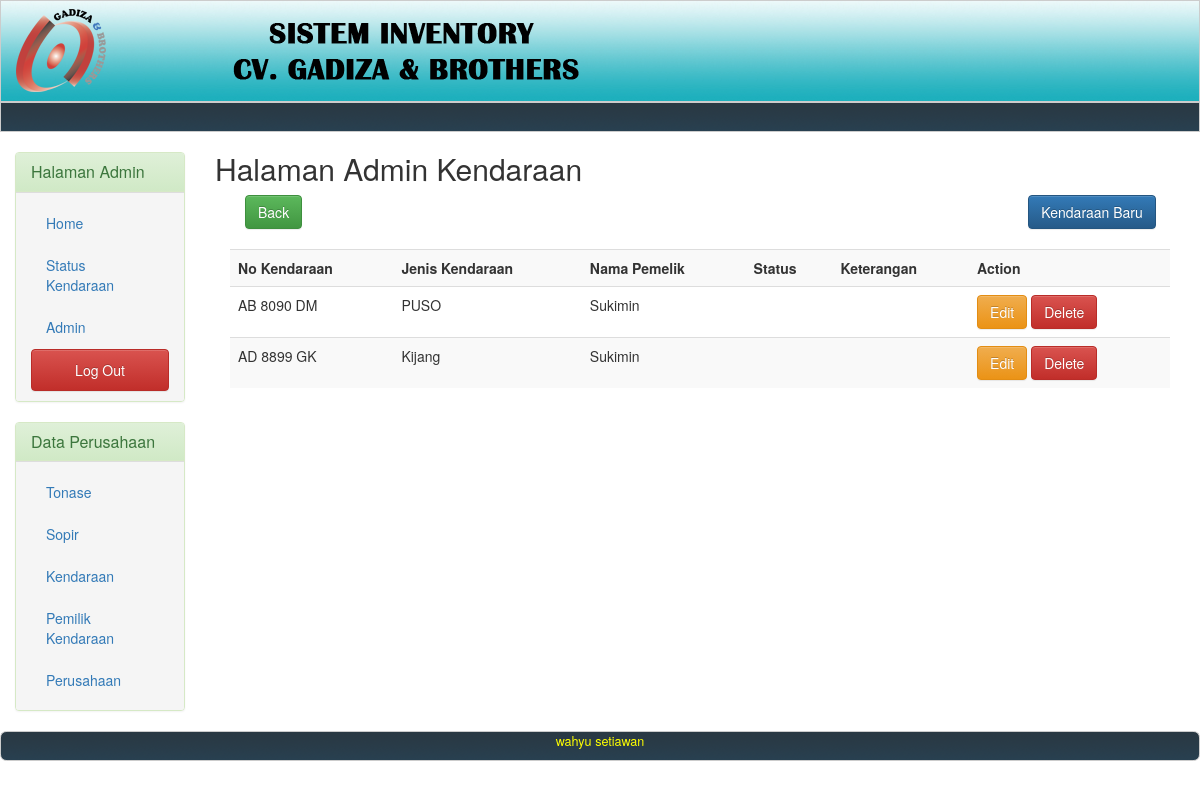
Page /index.php?page=kendaraan (signed in) on the committed database.
### tables this page shows
CREATE TABLE IF NOT EXISTS `kendaraan` (
  `no_kendaraan` varchar(50) NOT NULL,
  `jenis_kendaraan` varchar(50) NOT NULL,
  `pemilik_kendaraan` int(11) NOT NULL
);

CREATE TABLE IF NOT EXISTS `pemilikkendaraan` (
  `id` int(11) NOT NULL,
  `no_identitas` varchar(50) DEFAULT NULL,
  `nama_pemilik` varchar(50) DEFAULT NULL,
  `alamat_pemilik` varchar(50) DEFAULT NULL
);

### control/kendaraan.php (called while the page is built, shortened)
<?php
function ambilSemuaKendaraan() {
    $return = array();
    $data = mysql_query("select * from kendaraan") or exit(mysql_error());
    while ($hasil = mysql_fetch_assoc($data)) {
        $return[] = $hasil;
    }
    return $return;
}

### control/pemilikkendaraan.php (called while the page is built, shortened)
<?php
function ambilPemilikKendaraan($id) {
    $data = mysql_query("select * from pemilikkendaraan where id = " . $id . "") or exit(mysql_error());
    $return = mysql_fetch_assoc($data);
    return $return;
}

### page/kendaraan/listKendaraan.php (the view)
<div class="col-md-12">
    <div class="row">
        <h2>Halaman Admin Kendaraan</h2>
        <div class="col-md-12">
            <div class="col-sm-10">
                <button onclick="history.back()" class="btn btn-success">Back</button>
            </div>
            <div class="col-sm-2" style="text-align: right">
                <a href="?page=<?php echo $_GET['page'] ?>&act=tambah" class="btn btn-primary">Kendaraan Baru</a>
            </div>
        </div>
        <div class="col-md-12" style="margin-top: 20px">
            <table class="table table-striped">
                <tr>
                    <th>No Kendaraan</th>
                    <th>Jenis Kendaraan</th>
                    <th>Nama Pemelik</th>
                    <th>Status</th>
                    <th>Keterangan</th>
                    <th>Action</th>
                </tr>
                <?php foreach (ambilSemuaKendaraan() as $value) {
                    ?>
                    <tr>
                        <td><?php echo $value['no_kendaraan'] ?></td>
                        <td><?php echo $value['jenis_kendaraan'] ?></td>
                        <td><?php echo ambilPemilikKendaraan($value['pemilik_kendaraan'])['nama_pemilik'] ?></td>
                        <td><?php echo $value['status_kendaraan'] ?></td>
                        <td><?php echo $value['keterangan_kendaraan'] ?></td>
                        <td>
                            <form action="?page=<?php echo $_GET['page'] ?>" method="post" >
                                <a href="?page=<?php echo $_GET['page'] ?>&act=edit&id=<?php echo $value['no_kendaraan'] ?>" class="btn btn-warning">Edit</a>
                                <button type="submit" value="<?php echo $value['no_kendaraan'] ?>" name="hapuskendaraan" class="btn btn-danger">Delete</a>
                            </form>
                        </td>
                    </tr>
                <?php }
                ?>
            </table>
        </div>
    </div>
</div>

### rows in the picture
kendaraan: no_kendaraan "AB 8090 DM", jenis_kendaraan "PUSO", pemilik_kendaraan.nama_pemilik "Sukimin"
kendaraan: no_kendaraan "AD 8899 GK", jenis_kendaraan "Kijang", pemilik_kendaraan.nama_pemilik "Sukimin"
